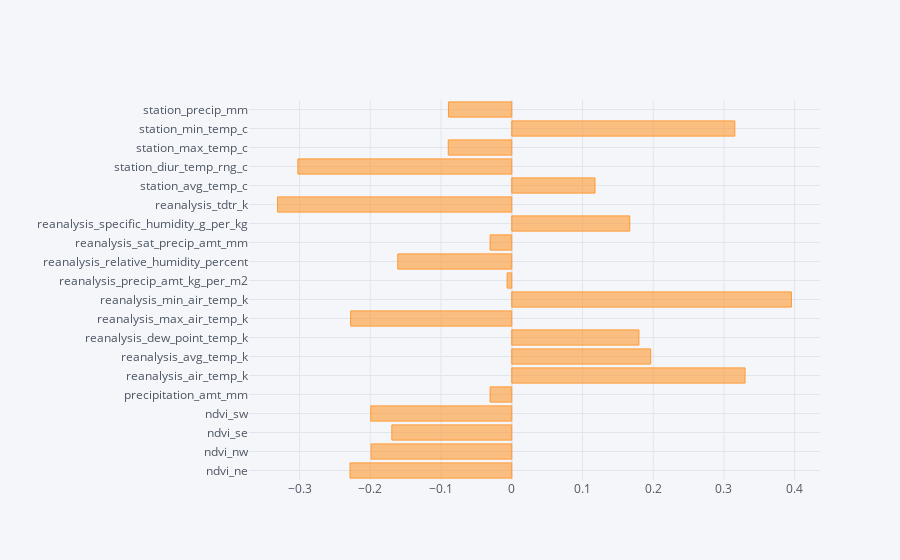

The code cell stored with this chart in its notebook:
### Code cell
corr_matrix.total_cases.drop('total_cases').iplot(kind='barh')

### Figure 1 — Plotly figure (JSON) as saved in the notebook; plotly's stock layout.template omitted (floating-point values rounded to 4 significant figures)
{"data": [{"marker": {"color": "rgba(255, 153, 51, 0.6)", "line": {"color": "rgba(255, 153, 51, 1.0)", "width": 1}}, "name": "total_cases", "orientation": "h", "text": "", "type": "bar", "x": [-0.2287, -0.199, -0.1696, -0.1994, -0.03066, 0.3299, 0.1964, 0.1798, -0.2279, 0.3954, -0.006615, -0.1612, -0.03066, 0.1668, -0.3312, 0.1177, -0.3025, -0.0898, 0.3154, -0.08956], "y": ["ndvi_ne", "ndvi_nw", "ndvi_se", "ndvi_sw", "precipitation_amt_mm", "reanalysis_air_temp_k", "reanalysis_avg_temp_k", "reanalysis_dew_point_temp_k", "reanalysis_max_air_temp_k", "reanalysis_min_air_temp_k", "reanalysis_precip_amt_kg_per_m2", "reanalysis_relative_humidity_percent", "reanalysis_sat_precip_amt_mm", "reanalysis_specific_humidity_g_per_kg", "reanalysis_tdtr_k", "station_avg_temp_c", "station_diur_temp_rng_c", "station_max_temp_c", "station_min_temp_c", "station_precip_mm"]}], "layout": {"autosize": true, "legend": {"bgcolor": "#F5F6F9", "font": {"color": "#4D5663"}}, "paper_bgcolor": "#F5F6F9", "plot_bgcolor": "#F5F6F9", "title": {"font": {"color": "#4D5663"}}, "xaxis": {"autorange": true, "gridcolor": "#E1E5ED", "range": [-0.3716, 0.4358], "showgrid": true, "tickfont": {"color": "#4D5663"}, "title": {"font": {"color": "#4D5663"}, "text": ""}, "type": "linear", "zerolinecolor": "#E1E5ED"}, "yaxis": {"autorange": true, "gridcolor": "#E1E5ED", "range": [-0.5, 19.5], "showgrid": true, "tickfont": {"color": "#4D5663"}, "title": {"font": {"color": "#4D5663"}, "text": ""}, "type": "category", "zerolinecolor": "#E1E5ED"}}}
